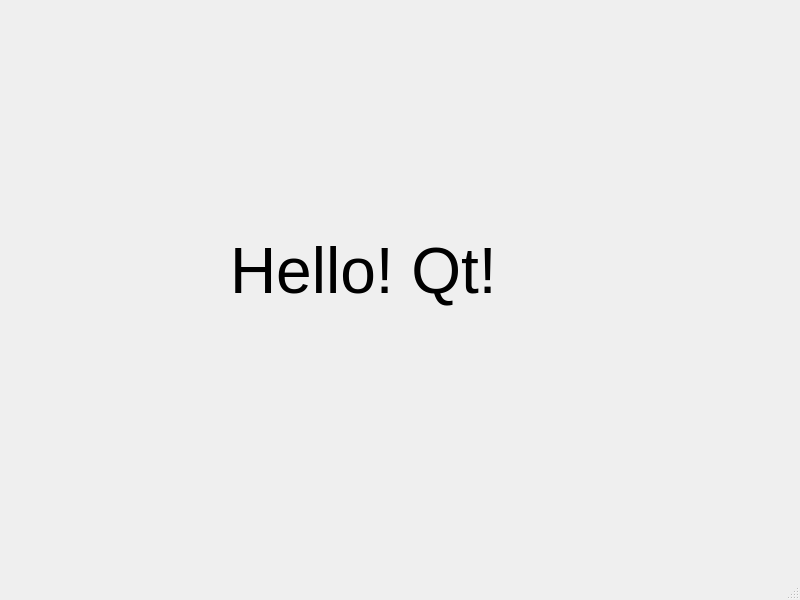
<?xml version="1.0" encoding="UTF-8"?>
<ui version="4.0">
 <class>MainWindow</class>
 <widget class="QMainWindow" name="MainWindow">
  <property name="geometry">
   <rect>
    <x>0</x>
    <y>0</y>
    <width>800</width>
    <height>600</height>
   </rect>
  </property>
  <property name="windowTitle">
   <string>MainWindow</string>
  </property>
  <widget class="QWidget" name="centralwidget">
   <widget class="QLabel" name="label">
    <property name="geometry">
     <rect>
      <x>230</x>
      <y>180</y>
      <width>281</width>
      <height>181</height>
     </rect>
    </property>
    <property name="font">
     <font>
      <family>Arial</family>
      <pointsize>48</pointsize>
     </font>
    </property>
    <property name="text">
     <string>Hello! Qt!</string>
    </property>
   </widget>
  </widget>
  <widget class="QMenuBar" name="menubar">
   <property name="geometry">
    <rect>
     <x>0</x>
     <y>0</y>
     <width>800</width>
     <height>22</height>
    </rect>
   </property>
  </widget>
  <widget class="QStatusBar" name="statusbar"/>
 </widget>
 <resources/>
 <connections/>
</ui>
